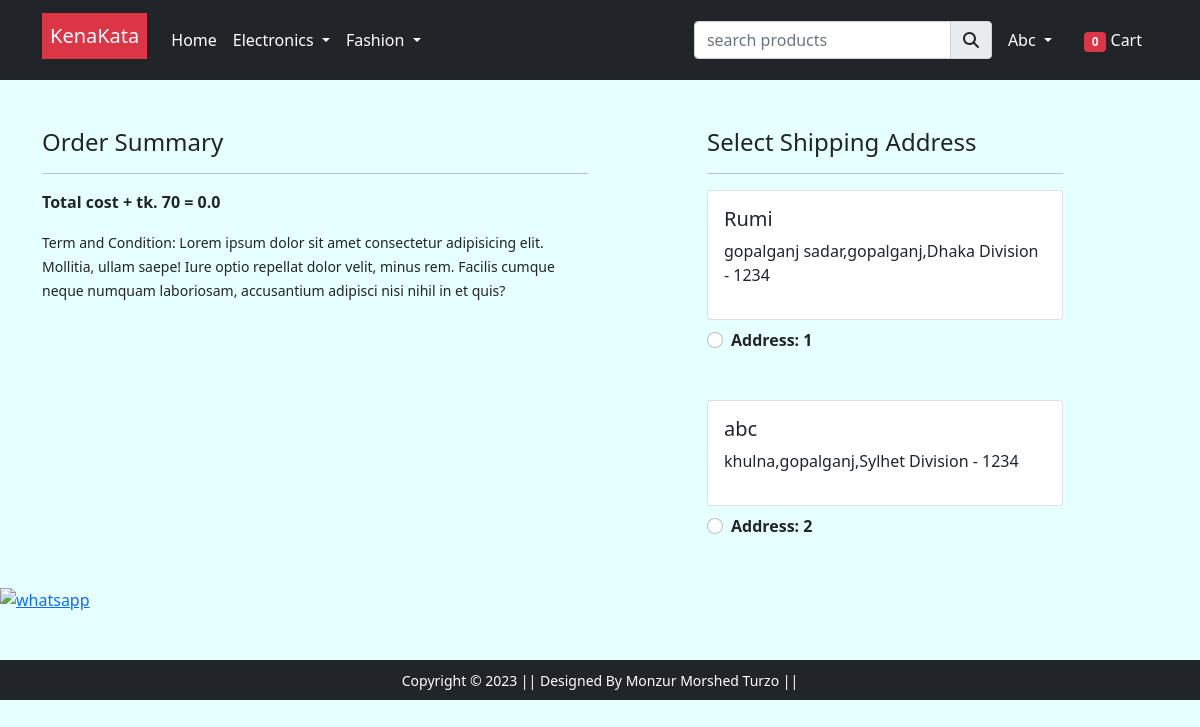
Page /checkout/ (signed in) on the earlier database version.
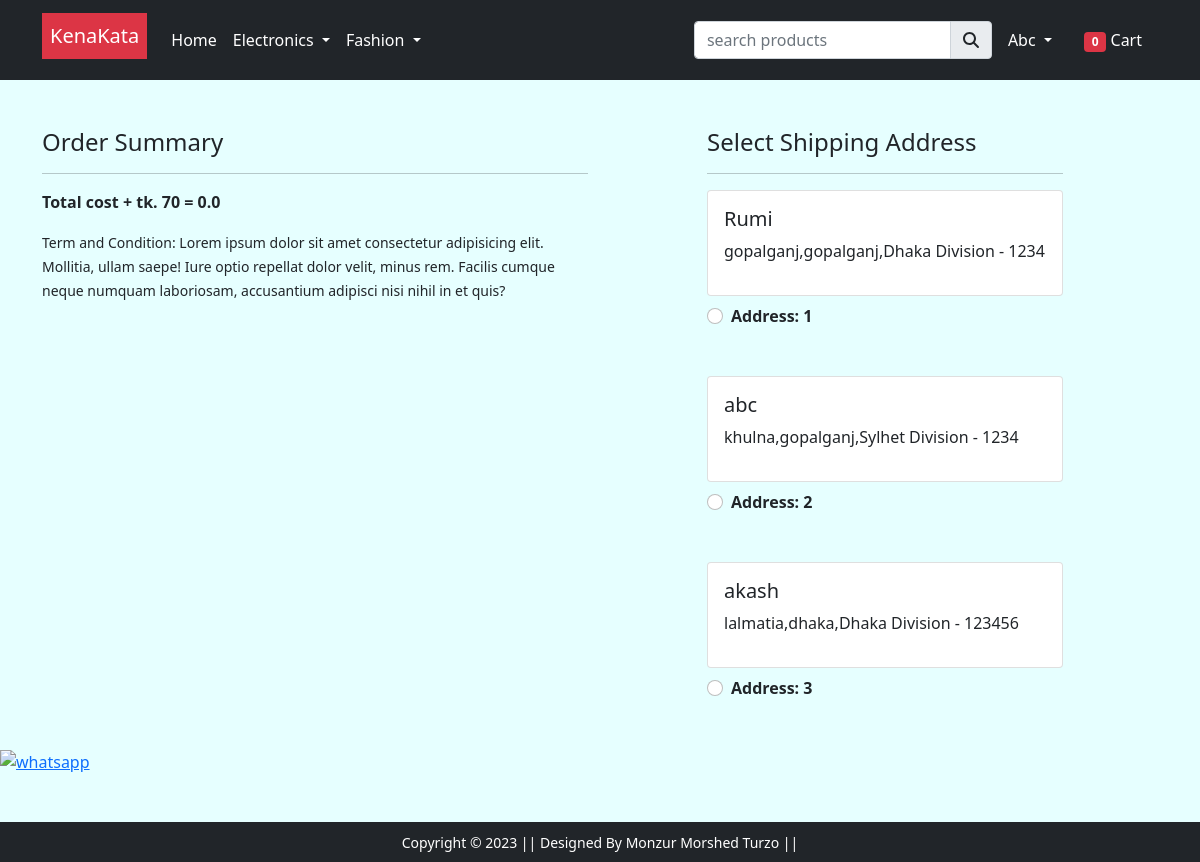
Same page on the later database version.
### app/models.py (models this page shows, shortened)
class Customer(models.Model):
    user= models.ForeignKey(User, on_delete=models.CASCADE)
    name= models.CharField(max_length=200)
    locality= models.CharField(max_length=200)
    city= models.CharField(max_length=50)
    zipcode= models.IntegerField()
    state= models.CharField(choices=STATE_CHOICES,max_length=50)

### app/views.py (the view)
# urls.py: path('checkout/', views.checkout, name='checkout'),
@login_required(login_url="login")
def checkout(request):
    totalitem=0
    if request.user.is_authenticated:
        totalitem= len(Cart.objects.filter(user=request.user))
    user=request.user
    add=Customer.objects.filter(user=user)
    cart_items= Cart.objects.filter(user=user)
    amount=0.0
    shipping_amount=70.0
    totalamount=0.0
    cart_product=[p for p in Cart.objects.all() if p.user ==request.user]
    if cart_product:
        for p in cart_product:
            tempamount=(p.quantity*p.product.discounted_price)
            amount += tempamount
        totalamount=amount+shipping_amount
    return render(request, 'app/checkout.html',{'add':add,'totalamount':totalamount,'cart_items':cart_items,'totalitem':totalitem})

### app/templates/app/checkout.html (shortened to what this page needs)
{% extends 'app/base.html' %}
{% load static %}
{% block main-content %}
<div class="container">
 <div class="row mt-5">
  <div class="col-sm-6">
    <h4>Order Summary</h4>
    <hr>
      <p class="fw-bold">Total cost + tk. 70 = {{totalamount}} </p>
    <small>Term and Condition: Lorem ipsum dolor sit amet consectetur adipisicing elit. Mollitia, ullam saepe! Iure optio repellat dolor velit, minus rem. Facilis cumque neque numquam laboriosam, accusantium adipisci nisi nihil in et quis?</small>
  </div>
  <div class="col-sm-4 offset-sm-1">
    <h4>Select Shipping Address</h4>
    <hr>
    <form action="/paymentdone" id="paymentdone">
      {% for ad in add %}
      <div class="card">
        <div class="card-body">
        <h5>{{ad.name}}</h5>
        <p>{{ad.locality}},{{ad.city}},{{ad.state}} - {{ad.zipcode}}</p>
        </div>
      </div>
        <div class="form-check mt-2 mb-5">
          <input class="form-check-input" type="radio" name="custid" id="custadd{{forloop.counter}}" value="{{ad.id}}">
          <label class="form-check-label fw-bold" for="id="custadd{{forloop.counter}}"">
            Address: {{forloop.counter}}</label>
        </div>
        {% endfor %}
      </form>
    </div>
  </div>
</div>
{% endblock main-content %}

Differences in the rows shown:
changed Customer "Rumi": locality "gopalganj sadar" → "gopalganj"
added Customer: name "akash", locality "lalmatia", city "dhaka", state "Dhaka Division", zipcode "123456"
